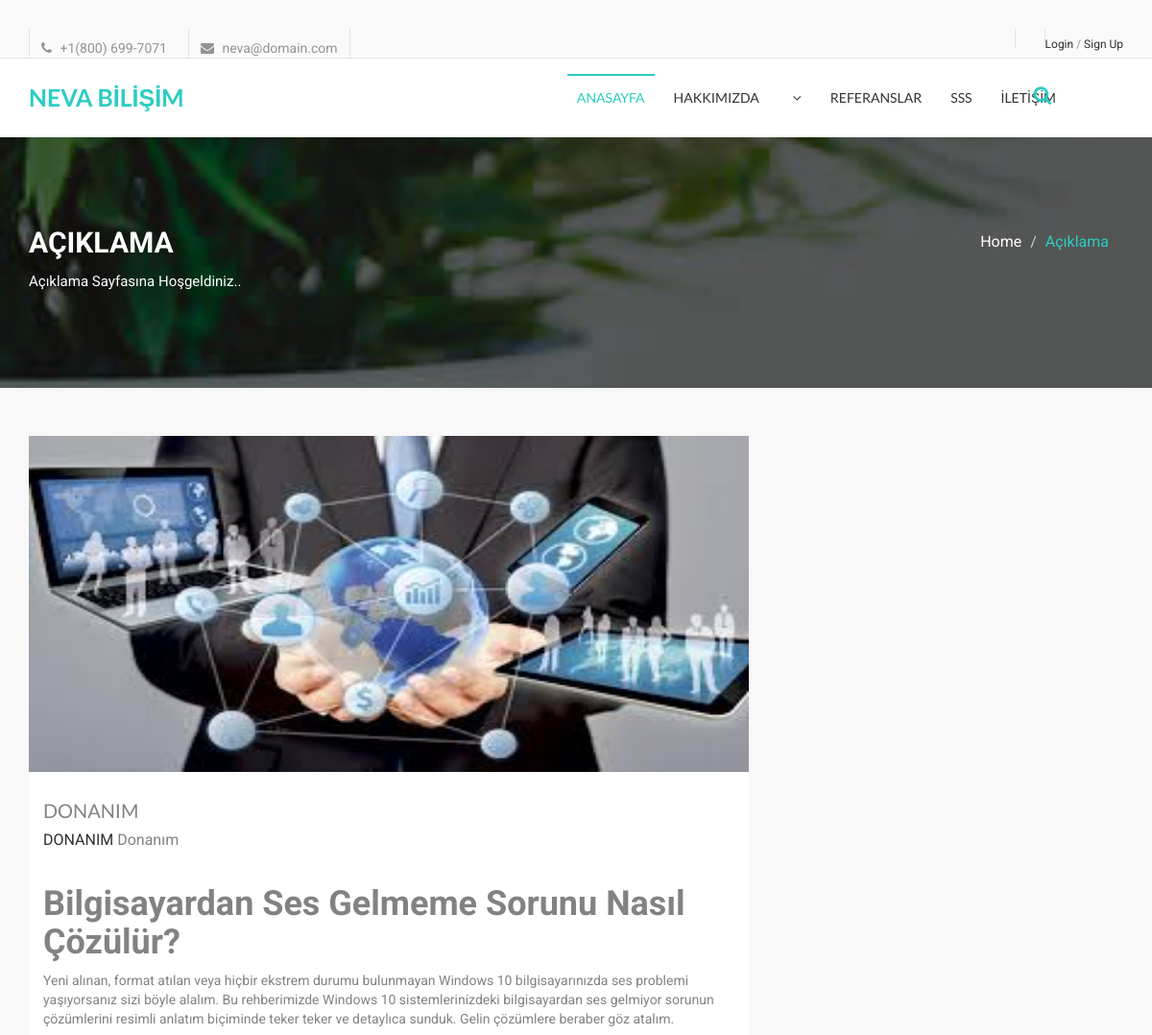
Page /content/19/bilgisayar/ (upper part) on the earlier database version.
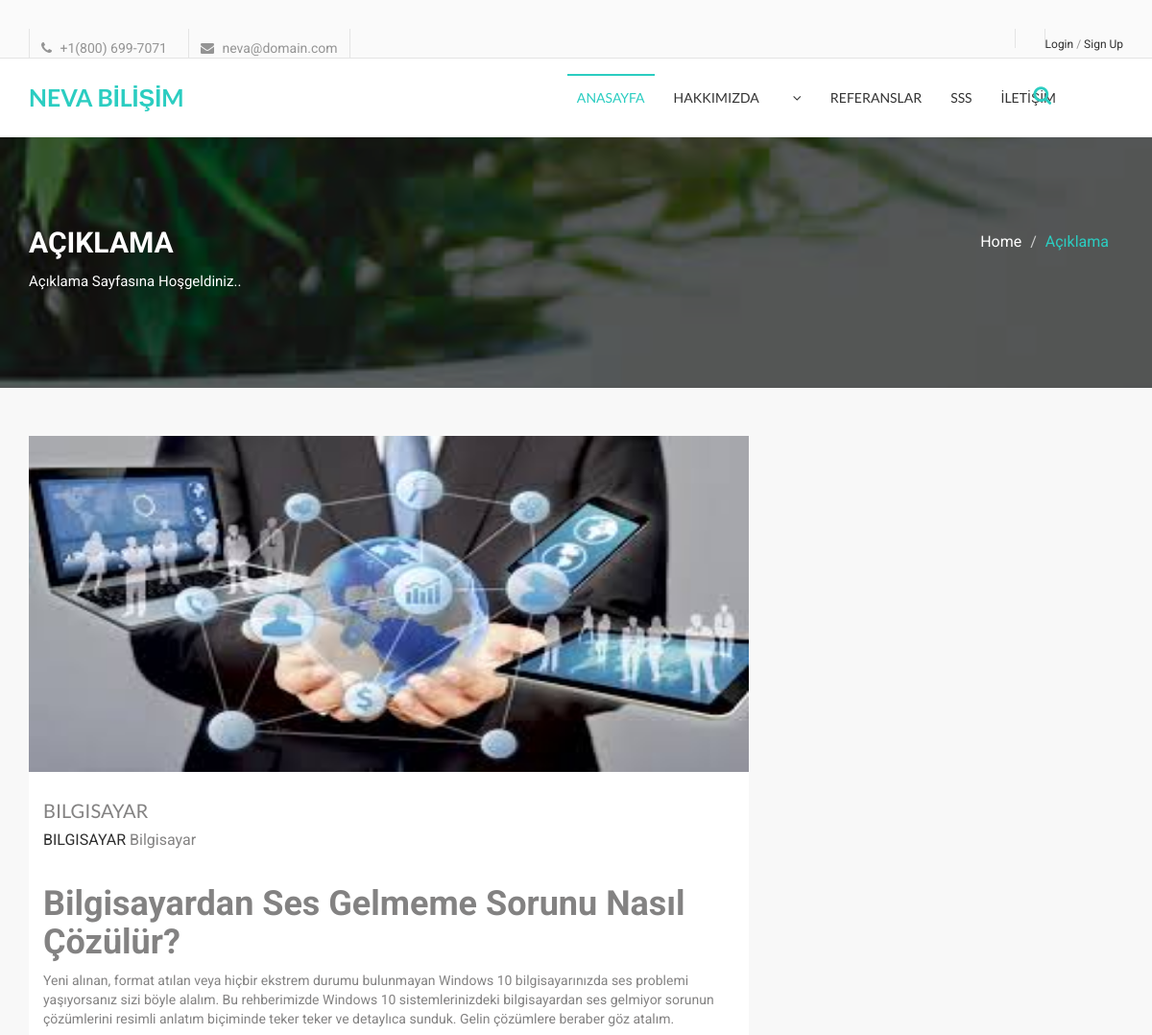
Same page on the later database version.
### content/models.py (models this page shows, shortened)
class Content(models.Model):
    STATUS = (
        ('True', 'Evet'),
        ('False', 'Hayır'),
    )
    user = models.ForeignKey(User, on_delete=models.SET_NULL, null=True)
    category = models.ForeignKey(Category, on_delete=models.CASCADE)  # relation with Category table
    title = models.CharField(max_length=150)
    keywords = models.CharField(blank=True, max_length=255)
    description = models.CharField(blank=True, max_length=255)
    image = models.ImageField(upload_to='images/')
    detail = RichTextUploadingField()
    slug = models.SlugField(null=False, unique=True)
    status = models.CharField(max_length=10, choices=STATUS)
    create_at = models.DateTimeField(auto_now_add=True)
    update_at = models.DateTimeField(auto_now=True)
    def image_tag(self):
        return mark_safe('<img src="{}" height="50"/>'.format(self.image.url))
    image_tag.short_description = 'Image'

### home/views.py (the view)
# urls.py: path('content/<int:id>/<slug:slug>/', views.content_detail, name='content_detail'),
def content_detail(request, id, slug):
    category = Category.objects.all()
    try:
        content = Content.objects.get(pk=id)
        images = Images.objects.filter(content_id=id)
        comments = Comment.objects.filter(content_id=id, status='True')
        context = {
            'content': content, 'slug': slug, 'category': category, 'images': images, 'comments': comments,
        }
        return render(request, 'content_detail.html', context)
    except:
        messages.warning(request, "Hata ! İlgili içerik bulunamadı ")
    link = '/error'
    return HttpResponseRedirect(link)

### home/templates/content_detail.html (shortened to what this page needs)
{% extends "homebase.html" %}
{% block head %}
    {% load static %}
    <link href="{% static 'main.css' %}" rel="stylesheet">
{% endblock %}
{% block body %}
    <section id="single-page-header">
        <div class="overlay">
            <div class="container">
                <div class="row">
                    <div class="col-md-6 col-sm-6 col-xs-12">
                        <div class="single-page-header-left">
                            <h2>Açıklama</h2>
                            <p>Açıklama Sayfasına Hoşgeldiniz..</p>
                        </div>
                    </div>
                    <div class="col-md-6 col-sm-6 col-xs-12">
                        <div class="single-page-header-right">
                            <ol class="breadcrumb">
                                <li><a href="#">Home</a></li>
                                <li class="active">Açıklama</li>
                            </ol>
                        </div>
                    </div>
                </div>
            </div>
        </div>
    </section>
    <section id="blog-archive">
        <div class="container">
            <div class="row">
                <div class="col-md-12">
                    <div class="blog-archive-area">
                        <div class="row">
                            <div class="col-md-8">
                                <div class="blog-archive-left">
                                    <article class="blog-news-single">
                                        <div class="blog-news-img">
                                            <a href="blog-single-with-right-sidebar.html"><img
                                                    src="{{ content.image.url }}" alt="image"></a>
                                        </div>
                                        <div class="blog-news-title">
                                            <h2><a href="blog-single-with-right-sidebar.html">{{ content.title }}</a>
                                            </h2>
                                            <a class="blog-author" href="#">{{ content.slug }}</a> <span
                                                class="blog-date">{{ content.title }}</span>
                                        </div>
                                        <div class="blog-news-details">
                                            <p>{{ content.detail|safe }} </p>
                                        </div>
                                    </article>
                                </div>
                            </div>
                        </div>
                    </div>
                </div>
            </div>
        </div>
    </section>
{% endblock %}

Differences in the rows shown:
changed Content: title "DONANIM" → "BILGISAYAR"; slug "DONANIM" → "BILGISAYAR"; title "Donanım" → "Bilgisayar"
